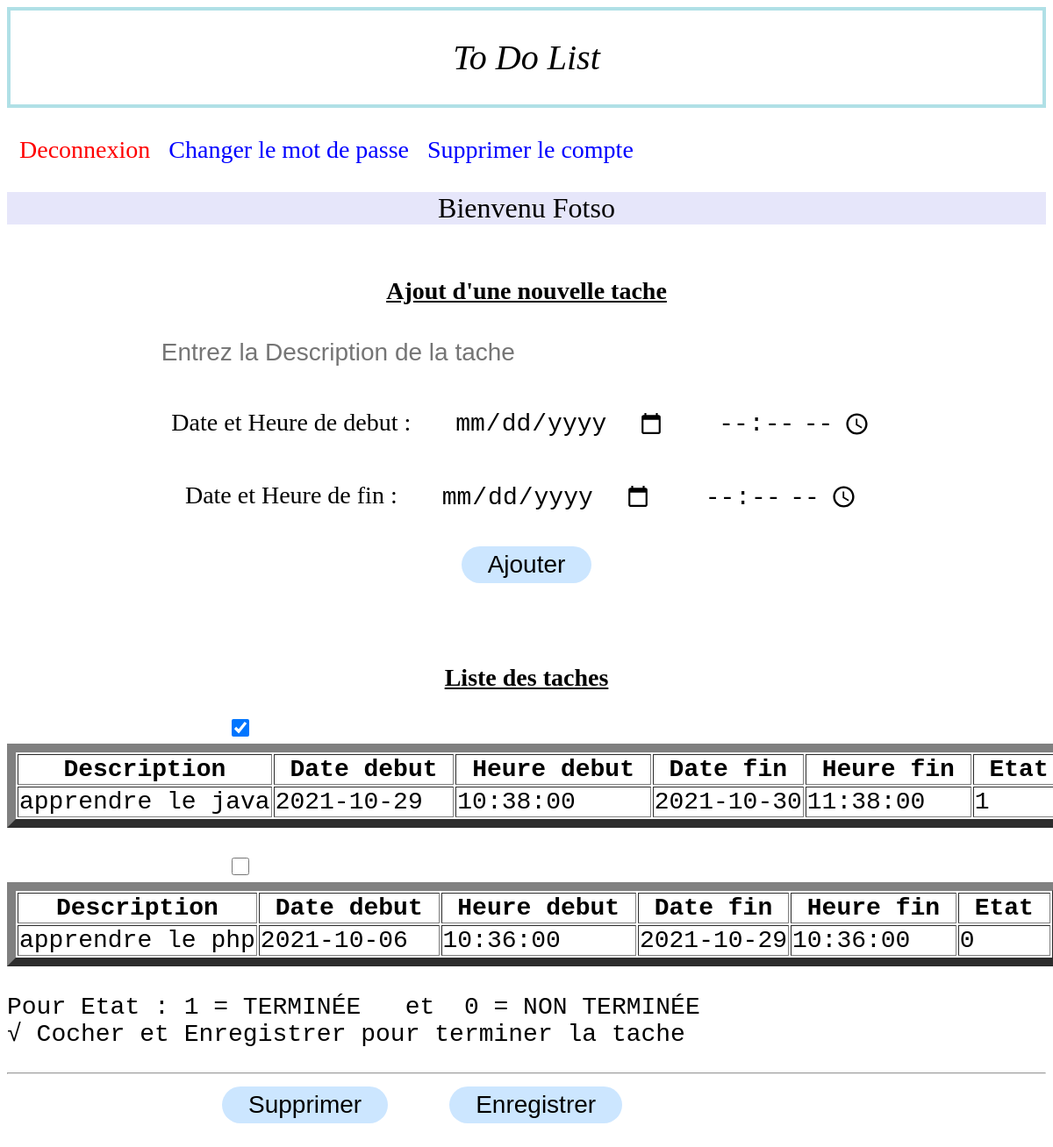
The app's page /todo.php (signed in) with its own data.
### tables this page shows
CREATE TABLE IF NOT EXISTS `tasks` (
  `taskid` int(11) NOT NULL AUTO_INCREMENT,
  `username` varchar(20) NOT NULL,
  `task` varchar(100) NOT NULL,
  `done` tinyint(4) DEFAULT NULL,
  `BegDate` date DEFAULT NULL,
  `BegHour` time DEFAULT NULL,
  `EndDate` date DEFAULT NULL,
  `EndHour` time DEFAULT NULL,
  PRIMARY KEY (`taskid`),
  KEY `username` (`username`)
);

### database.php (the view, shortened to what this page needs)
<!DOCTYPE html>
<html>
<head>
</head>
</html>
<?php
    function connectdatabase() {
        return mysqli_connect("127.0.0.1:3306", "root", "", "todo");
    }
    function getTodoItems($username) {
        $conn = connectdatabase();
        $sql = "SELECT * FROM tasks WHERE username = '".$username."'";
        $result = mysqli_query($conn, $sql);
        echo "<form method='POST'>";
        echo "<pre>";
        if ($result and mysqli_num_rows($result) > 0) {
            while($row = mysqli_fetch_assoc($result)) {
                if($row['done']) {
                    echo "<input type='checkbox' checked class='largerCheckbox' name='check_list[]' value='".$row["taskid"] ."'>";
                }
                else {
                    echo "<input type='checkbox' class='largerCheckbox' name='check_list[]' value='".$row["taskid"] ."'>";
                }
               echo"<center>";
               echo "<table border=10 lenght=100>
                            <tr>
                                <th> Description </th>
                                <th> Date debut </th>
                                <th> Heure debut </th>
                                <th> Date fin </th>
                                <th> Heure fin </th>
                                <th> Etat </th>
                            </tr>";
                           echo" <tr>";
                           echo"<td>"  . $row["task"] .  "</td>";
                           echo"<td>"  . $row["BegDate"] .  "</td>";
                           echo"<td>"  . $row["BegHour"] .  "</td>";
                           echo"<td>"  . $row["EndDate"] .  "</td>";
                           echo"<td>"  . $row["EndHour"] .  "</td>";
                           echo"<td>"  . $row["done"] .  "</td>";
                           echo"</tr>";
               echo"  </table>";
               echo"</center>";
                echo "<br>";
            }
        }
        echo"Pour Etat : 1 = TERMINÉE   et  0 = NON TERMINÉE <br>";
        echo"√ Cocher et Enregistrer pour terminer la tache";
        echo "</pre> <hr>";
        echo "<input type='submit' name='Delete' value='Supprimer'/>";
        echo "<input type='submit' name='Save' value='Enregistrer'/>";
        echo "</form>";
    }
?>

### todo.php (shortened to what this page needs)
<?php
    include('database.php');
	$username = $_SESSION['username'];
 	echo '<br> <a href="logout.php" align="right" title="Deconnexion" style="color: red; text-decoration: none">&nbsp; Deconnexion </a>';
 	echo '<a href="changepassword.php" align="right" title="changer mot de passe" style="color: blue; text-decoration: none">&nbsp; Changer le mot de passe </a>';
 	echo '<a href="deleteaccount.php" align="right" title="supprimer compte" style="color: blue; text-decoration: none">&nbsp; Supprimer le compte </a> <br>';
	echo "<br> <center id='user'> Bienvenu ".ucwords($username)."</center> <br>";
?>
<!DOCTYPE html>
<html>
<head>
</head>
<body>
	<center>
		<p><u><h1>Ajout d'une nouvelle tache</h1></u></p>
		<form action="todo.php" method="POST">
			<p><input type="text" size="50" placeholder=" Entrez la Description de la tache" name="description" autocomplete="off"/></p>
			<p>Date et Heure de debut :  <input type="Date" size="50" class="inp" placeholder=" Date de debut" name="begdate" autocomplete="off"/>
			   <input type="Time" size="50" class="inp" placeholder=" Heure de debut " name="beghour" autocomplete="off"/></p>
			<p>Date et Heure de fin : <input type="Date" size="50" class="inp" placeholder=" Date de fin" name="enddate" autocomplete="off"/>
			  <input type="Time" size="50" class="inp" placeholder=" Heure de de fin " name="endhour" autocomplete="off"/></p>
			   <input type="submit" name="addtask" value="Ajouter"/><br><br><br>
		</form>
   </center>
</body>
</html>
<p><center><h1><u> Liste des taches </u></h1></center></P>
<?php
    getTodoItems($username);
 ?>

### database.php (style rules this page uses)
input.largerCheckbox { width: 20px; height: 20px; }

### records on screen
tasks: task "apprendre le java", BegDate "2021-10-29", BegHour "10:38:00", EndDate "2021-10-30", EndHour "11:38:00", done "1"
tasks: task "apprendre le php", BegDate "2021-10-06", BegHour "10:36:00", EndDate "2021-10-29", EndHour "10:36:00", done "0"

### other values on screen
$username "Fotso"
